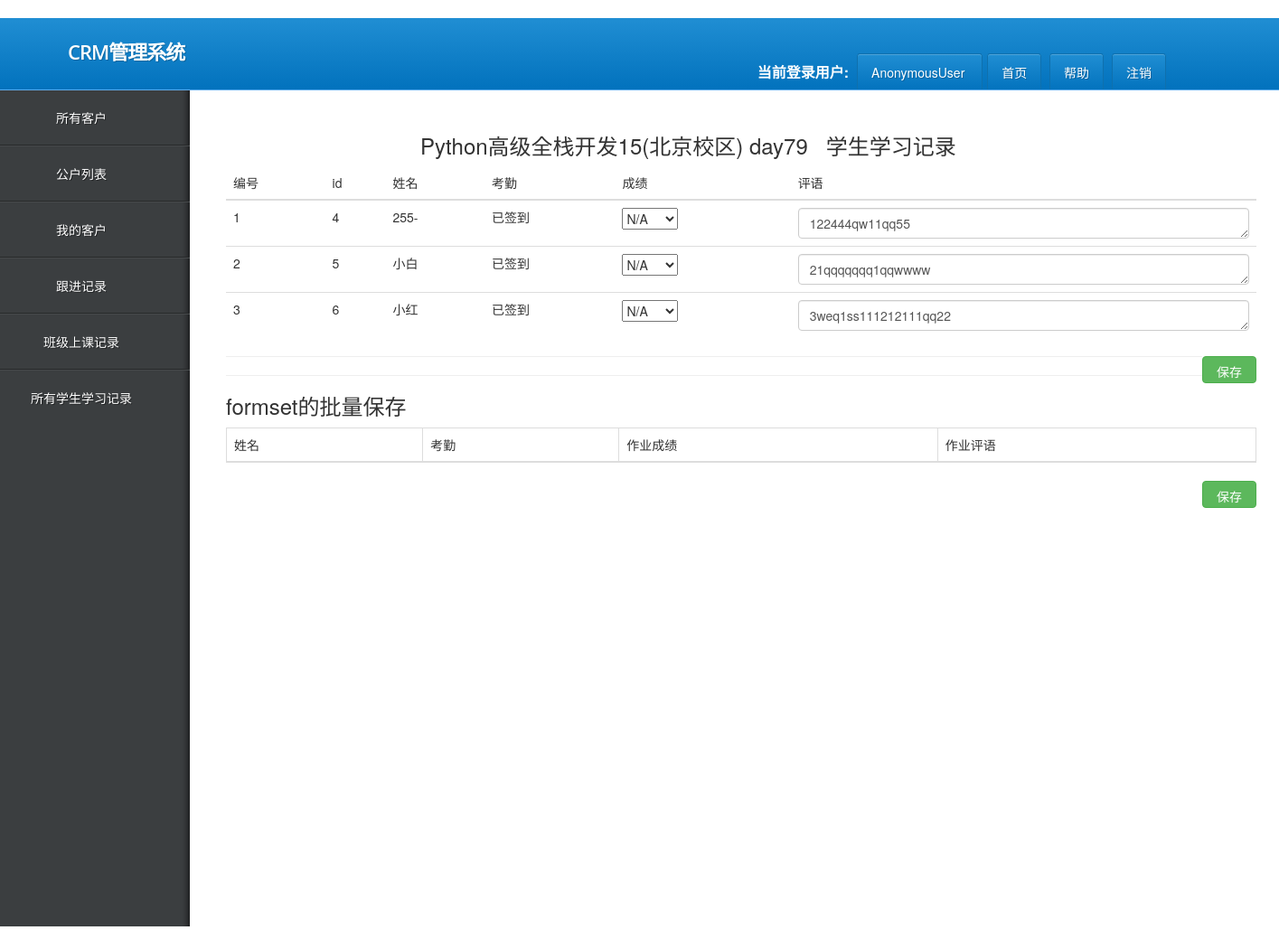
Screenshot of /record_score/1 with the database file from the repository.
### app01/models.py (models this page shows, shortened)
class ClassStudyRecord(models.Model):
    class_obj = models.ForeignKey(verbose_name="班级", to="ClassList",on_delete=models.CASCADE)
    day_num = models.IntegerField(verbose_name="节次", help_text=u"此处填写第几节课或第几天课程...,必须为数字")
    teacher = models.ForeignKey(verbose_name="讲师", to='UserInfo',on_delete=models.CASCADE)
    date = models.DateField(verbose_name="上课日期", auto_now_add=True)
    course_title = models.CharField(verbose_name='本节课程标题', max_length=64, blank=True, null=True)
    course_memo = models.TextField(verbose_name='本节课程内容概要', blank=True, null=True)
    has_homework = models.BooleanField(default=True, verbose_name="本节有作业")
    homework_title = models.CharField(verbose_name='本节作业标题', max_length=64, blank=True, null=True)
    homework_memo = models.TextField(verbose_name='作业描述', max_length=500, blank=True, null=True)
    exam = models.TextField(verbose_name='踩分点', max_length=300, blank=True, null=True)

class ClassList(models.Model):
    course = models.CharField("课程名称", max_length=64, choices=course_choices)
    semester = models.IntegerField("学期")
    campuses = models.ForeignKey('Campuses', verbose_name="校区",on_delete=models.CASCADE)
    price = models.IntegerField("学费", default=10000)
    memo = models.CharField('说明', blank=True, null=True, max_length=100)
    start_date = models.DateField("开班日期")
    graduate_date = models.DateField("结业日期", blank=True, null=True)
    teachers = models.ManyToManyField('UserInfo', verbose_name="老师")
    class_type = models.CharField(choices=class_type_choices, max_length=64, verbose_name='班额及类型', blank=True,
                                  null=True)
    class Meta:
        unique_together = ("course", "semester", 'campuses')
    def __str__(self):
        return "{}{}({})".format(self.get_course_display(), self.semester, self.campuses)

class Campuses(models.Model):
    name = models.CharField(verbose_name='校区', max_length=64)
    address = models.CharField(verbose_name='详细地址', max_length=512, blank=True, null=True)
    def __str__(self):
        return self.name

class StudentStudyRecord(models.Model):
    student = models.ForeignKey(verbose_name="学员", to='Student',on_delete=models.CASCADE)
    classstudyrecord = models.ForeignKey(verbose_name="第几天课程", to="ClassStudyRecord",on_delete=models.CASCADE)
    record_choices = (('checked', "已签到"),
                      ('vacate', "请假"),
                      ('late', "迟到"),
                      ('noshow', "缺勤"),
                      ('leave_early', "早退"),
                      )
    record = models.CharField("上课纪录", choices=record_choices, default="checked", max_length=64)
    score_choices = ((100, 'A+'),
                     (90, 'A'),
                     (85, 'B+'),
                     (80, 'B'),
                     (70, 'B-'),
                     (60, 'C+'),
                     (50, 'C'),
                     (40, 'C-'),
                     (0, ' D'),
                     (-1, 'N/A'),
                     (-100, 'COPY'),
                     (-1000, 'FAIL'),
                     )
    score = models.IntegerField("本节成绩", choices=score_choices, default=-1)
    homework_note = models.CharField(verbose_name='作业评语', max_length=255, blank=True, null=True)
    note = models.CharField(verbose_name="备注", max_length=255, blank=True, null=True)
    homework = models.FileField(verbose_name='作业文件', blank=True, null=True, default=None)
    stu_memo = models.TextField(verbose_name='学员备注', blank=True, null=True)
    date = models.DateTimeField(verbose_name='提交作业日期', auto_now_add=True)
    class Meta:
        unique_together=["student","classstudyrecord"]

class Student(models.Model):
    customer = models.OneToOneField(verbose_name='客户信息', to='Customer',on_delete=models.CASCADE,null=True,blank=True)
    class_list = models.ManyToManyField(verbose_name="已报班级", to='ClassList', blank=True)
    emergency_contract = models.CharField(max_length=32, blank=True, null=True, verbose_name='紧急联系人')
    company = models.CharField(verbose_name='公司', max_length=128, blank=True, null=True)
    location = models.CharField(max_length=64, verbose_name='所在区域', blank=True, null=True)
    position = models.CharField(verbose_name='岗位', max_length=64, blank=True, null=True)
    salary = models.IntegerField(verbose_name='薪资', blank=True, null=True)
    welfare = models.CharField(verbose_name='福利', max_length=256, blank=True, null=True)
    date = models.DateField(verbose_name='入职时间', help_text='格式yyyy-mm-dd', blank=True, null=True)
    memo = models.CharField(verbose_name='备注', max_length=256, blank=True, null=True)
    def __str__(self):
        return self.customer.name

class Customer(models.Model):
    qq = models.CharField('QQ', max_length=64, unique=True, help_text='QQ号必须唯一')
    qq_name = models.CharField('QQ昵称', max_length=64, blank=True, null=True)
    name = models.CharField('姓名', max_length=32, blank=True, null=True, help_text='学员报名后，请改为真实姓名',default="")
    sex_type = (('male', '男'), ('female', '女'))
    sex = models.CharField("性别", choices=sex_type, max_length=16, default='male', blank=True, null=True)
    birthday = models.DateField('出生日期', default=None, help_text="格式yyyy-mm-dd", blank=True, null=True)
    phone = models.CharField('手机号', max_length=128,blank=True, null=True)
    source = models.CharField('客户来源', max_length=64, choices=source_type, default='qq')
    introduce_from = models.ForeignKey('Customer', verbose_name="转介绍自学员", blank=True, null=True,on_delete=models.CASCADE)
    course = MultiSelectField("咨询课程", choices=course_choices,null=True,blank=True)
    class_type = models.CharField("班级类型", max_length=64, choices=class_type_choices, default='fulltime')
    customer_note = models.TextField("客户备注", blank=True, null=True, )
    status = models.CharField("状态", choices=enroll_status_choices, max_length=64, default="unregistered",
                              help_text="选择客户此时的状态")
    date = models.DateTimeField("咨询日期", auto_now_add=True)
    last_consult_date = models.DateField("最后跟进日期", auto_now_add=True)
    next_date = models.DateField("预计再次跟进时间", blank=True, null=True)
    consultant = models.ForeignKey('UserInfo', verbose_name="销售", related_name='customers', blank=True, null=True,on_delete=models.CASCADE )
    class_list = models.ManyToManyField('ClassList', verbose_name="已报班级",null=True,blank=True)
    deal_date = models.DateField("成交日期",null=True,blank=True)

### app01/views.py (the view, shortened to what this page needs)
# urls.py: url(r'^record_score/(\d+)', views.RecordScoreView.as_view(), name='record_score'),
class RecordScoreView(View):
    msg = ''
    def get(self, request, cls_sud_record_id):  # 传来班级记录的id,用这个id取找这个班级的obj
        cls_sud_record_obj = ClassStudyRecord.objects.get(id=cls_sud_record_id)
        score_choices = StudentStudyRecord.score_choices
        stu_sud_record_list = cls_sud_record_obj.studentstudyrecord_set.all()
        return render(request, 'students/record_score.html', locals())

### templates/students/record_score.html (shortened to what this page needs)
{% extends 'customers/base.html' %}
{% block content %}
    <h3 style="margin-left: 230px">{{ cls_sud_record_obj.class_obj }} day{{ cls_sud_record_obj.day_num }}&nbsp&nbsp
        学生学习记录</h3>
    <div class="container">
        <div class="row">
            <div class="col-md-12">
                <form action="" method="post">
                    <table class="table table-hover">
                        <thead>
                        <tr>
                            <th>编号</th>
                            <th>id</th>
                            <th>姓名</th>
                            <th>考勤</th>
                            <th>成绩</th>
                            <th>评语</th>
                        </tr>
                        </thead>
                        <tbody>
                        {% for stu_sud_record in stu_sud_record_list %}
                            <tr>
                                <td>{{ forloop.counter }}</td>
                                <td>{{ stu_sud_record.pk }}</td>
                                <td>{{ stu_sud_record.student }}</td>
                                <td>{{ stu_sud_record.get_record_display }}</td>
                                <td>
                                    <select name="score__{{ stu_sud_record.pk }}" id="">
                                        {% for score_choice in score_choices %}
                                            {% if stu_sud_record.score == score_choice.0 %}
                                                <option selected
                                                        value="{{ score_choice.0 }}">{{ score_choice.1 }}</option>
                                            {% else %}
                                                <option value="{{ score_choice.0 }}">{{ score_choice.1 }}</option>
                                            {% endif %}
                                        {% endfor %}
                                    </select>
                                </td>
                                <td>
                                    <textarea name="homework_note__{{ stu_sud_record.pk }}" id="" cols="20" rows="1"
                                              class="form-control">{{ stu_sud_record.homework_note|default:"" }}</textarea>
                                </td>
                            </tr>
                        {% endfor %}
                        </tbody>
                    </table>
                    <input type="submit" class="btn btn-success small" style="height: 30px;width:60px;float: right"
                           value="保存">
                </form>
                <hr>
                <hr>
                <h3> formset的批量保存 </h3>
                <form method="post" action="">
                    <table class="table table-bordered">
                        <thead>
                        <tr>
                            <th>姓名</th>
                            <th>考勤</th>
                            <th>作业成绩</th>
                            <th>作业评语</th>
                        </tr>
                        </thead>
                    </table>
                    <input type="submit" class="btn btn-success small" style="height: 30px;width:60px;float: right"
                           value="保存">
                </form>
            </div>
        </div>
    </div>
{% endblock %}

### static/my_login_page/css/style.css (style rules this page uses)
* { filter: none; }
html, body, div, span, applet, object, iframe, h1, h2, h3, h4, h5, h6, p, blockquote, pre, a, abbr, acronym, address, big, cite, code, del, dfn, em, img, ins, kbd, q, s, samp, small, strike, strong, sub, sup, tt, var, b, u, i, center, dl, dt, dd, ol, ul, li, fieldset, form, label, legend, table, caption, tbody, tfoot, thead, tr, th, td, article, aside, canvas, details, embed, figure, figcaption, footer, header, hgroup, menu, nav, output, ruby, section, summary, time, mark, audio, video { margin: 0; padding: 0; border: 0; font-size: 100%; font: inherit; vertical-align: baseline; }
body { line-height: 1; }
table { border-collapse: collapse; border-spacing: 0; }
html { height: 100%; }
body { margin:0; padding: 0; height: 100%; font-family: arial; font-size: 12px; background: #f7f7f7; overflow-x: hidden; color: #3B3E40; }
input[type="text"], input[type="email"], input[type="search"], input[type="password"], textarea { -webkit-appearance: none; background: #fff; }
input, textarea { padding:10px; font-size: 12px; font-family: Arial; color:#606060; border:1px solid #e3e3e3; background: #fff; width: 100%; margin: 0 0 15px 0; border-radius:3px; -webkit-border-radius:3px; -moz-border-radius:3px; box-sizing: border-box; -webkit-box-sizing: border-box; -moz-box-sizing: border-box; }

### rows the page displays
ClassStudyRecord: class_obj "Python高级全栈开发15(北京校区)", day_num "79"
StudentStudyRecord: pk "4", student "255-", record "已签到", score+id "N/A", pk "122444qw11qq55"
StudentStudyRecord: pk "5", student "小白", record "已签到", score+id "N/A", pk "21qqqqqqq1qqwwww"
StudentStudyRecord: pk "6", student "小红", record "已签到", score+id "N/A", pk "3weq1ss111212111qq22"

### other values shown
{{ request.user }} "AnonymousUser"
